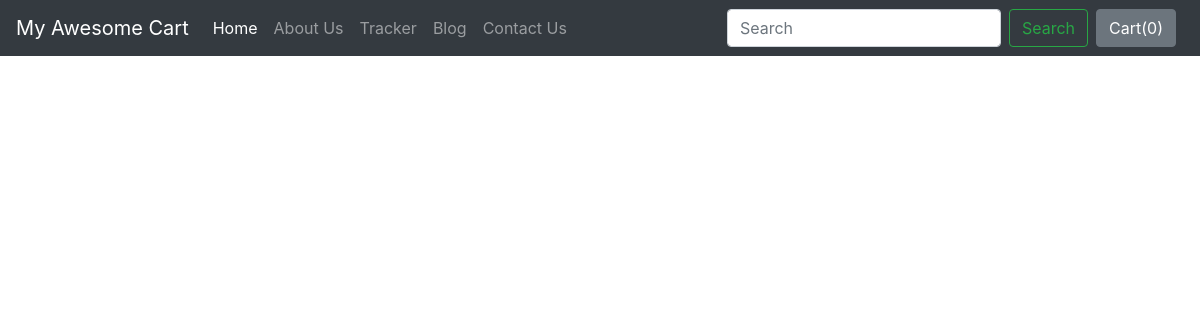
Page /blog/ on the earlier database version.
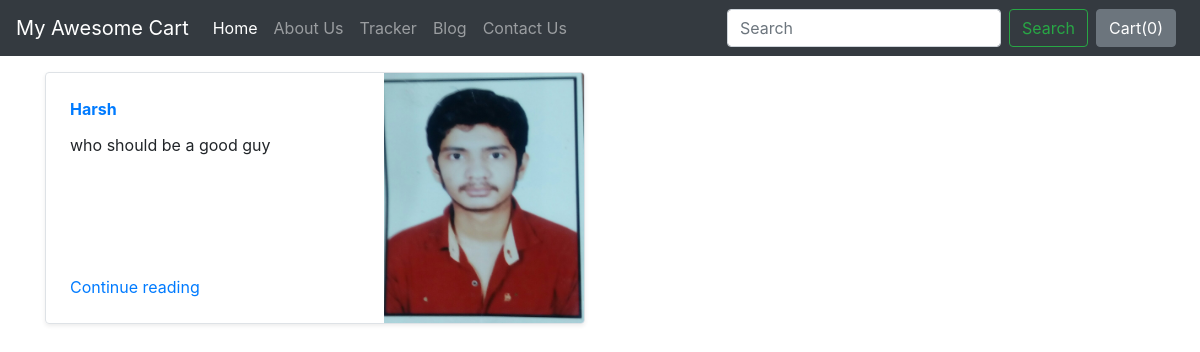
Same page on the later database version.
### blog/models.py (models this page shows, shortened)
class Blogpost(models.Model):
    post_id = models.AutoField(primary_key=True)
    title = models.CharField(max_length=50)
    head0 = models.CharField(max_length=500, default="")
    chead0 = models.CharField(max_length=5000, default="")
    head1 = models.CharField(max_length=500, default="")
    chead1 = models.CharField(max_length=5000, default="")
    head2 = models.CharField(max_length=500, default="")
    chead2 = models.CharField(max_length=5000, default="")
    pub_date = models.DateField()
    thumbnail = models.ImageField(upload_to='shop/images', default="")

### blog/views.py (the view)
# urls.py: path("", views.index, name="blogHome"),
def index(request):
    myposts= Blogpost.objects.all()
    return render(request, 'blog/index.html', {'myposts': myposts})

### blog/templates/blog/index.html (shortened to what this page needs)
{%extends 'blog/basic.html'%}
{%block body%}
<div class="container mt-3">
    <div class="row my-2">
        {% for item in myposts %}
        <div class="col-md-6">
            <div class="row no-gutters border rounded overflow-hidden flex-md-row mb-4 shadow-sm h-md-250 position-relative">
                <div class="col p-4 d-flex flex-column position-static">
                    <strong class="d-inline-block mb-2 text-primary">
                             {{item.title}}
                    </strong>
                    <p class="card-text mb-auto">{{item.head1}}</p>
                    <a href="blogpost/{{item.post_id}}" class="stretched-link">Continue reading</a>
                </div>
                <div class="col-auto d-none d-lg-block">
                    <img src="/media/{{item.thumbnail}}" class="bd-placeholder-img" width="200" height="250" aria-label="Placeholder: Thumbnail">
                </div>
            </div>
        </div>
        {%endfor%}</div>
</div>
{%endblock%}

### blog/templates/blog/basic.html (shortened to what this page needs)
<!doctype html>
<html lang="en">
  <head>
    <link rel="stylesheet" href="https://stackpath.bootstrapcdn.com/bootstrap/4.2.1/css/bootstrap.min.css">
  </head>
  <body>
    <nav class="navbar navbar-expand-lg navbar-dark bg-dark">
  <a class="navbar-brand" href="/shop">My Awesome Cart</a>
  <div class="collapse navbar-collapse" id="navbarSupportedContent">
    <ul class="navbar-nav mr-auto">
      <li class="nav-item active">
        <a class="nav-link" href="/shop">Home <span class="sr-only">(current)</span></a>
      </li>
      <li class="nav-item">
        <a class="nav-link" href="/shop/about">About Us</a>
      </li>
      <li class="nav-item">
        <a class="nav-link" href="/shop/tracker">Tracker</a>
      </li>
      <li class="nav-item">
        <a class="nav-link" href="/blog">Blog</a>
      </li>
      <li class="nav-item">
        <a class="nav-link" href="/shop/contact">Contact Us</a>
      </li>
    </ul>
    <form class="form-inline my-2 my-lg-0">
      <input class="form-control mr-sm-2" type="search" placeholder="Search" aria-label="Search">
      <button class="btn btn-outline-success my-2 my-sm-0" type="submit">Search</button>
    </form>
    <button type="button" class="btn btn-secondary mx-2" id="popcart" data-container="body" data-toggle="popover" data-placement="bottom" data-html="true" data-content="Vivamus
sagittis lacus vel augue laoreet rutrum faucibus.">
  Cart(<span id="cart">0</span>)
</button>
  </div>
</nav>
  {% block body %} {% endblock %}
  </body>
</html>

Differences in the rows shown:
added Blogpost: title "Harsh", head1 "who should be a good guy", thumbnail (picture)
